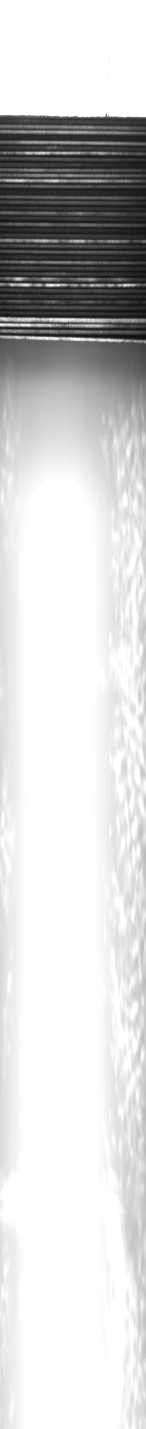
#> input picture HW_Image/20070907_160746_Cell_40.png, 1020 x 10000 px, given in place of 20070907_171232_Wafer_100_enhanced.png, which was not available (shown at 1/7 size)
$ python main.py   (older library calls are emulated)
#> lines starting #> are read from the running program, lines starting #| are printed output that depends on the picture; pictures that were not available may be replaced by others from this repository, and a replacement may not be noted
import cv2
import numpy as np
import matplotlib.pyplot as plt
from scipy.signal import find_peaks

def process_image(img_path):
    # 讀取圖像
    img = cv2.imread(img_path, cv2.IMREAD_GRAYSCALE)
#> img is the input picture: shape (10000, 1020); min 15, max 255, mean 212.1

    # 預處理
    blur = cv2.medianBlur(img, 9)
    copy_img = np.copy(blur)

    # Sobel邊緣檢測和直方圖均衡化
    y_sobel = cv2.Sobel(img, cv2.CV_16S, 0, 1)
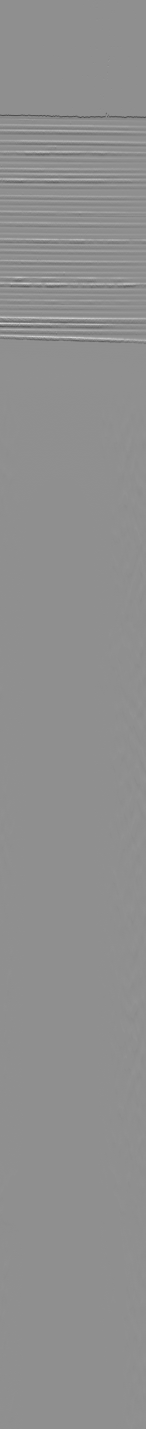
#> y_sobel: shape (10000, 1020) int16 (shown at 1/7 size); min -369, max 286, mean 0; drawn with min black and max white
    y_sobel = cv2.convertScaleAbs(y_sobel)
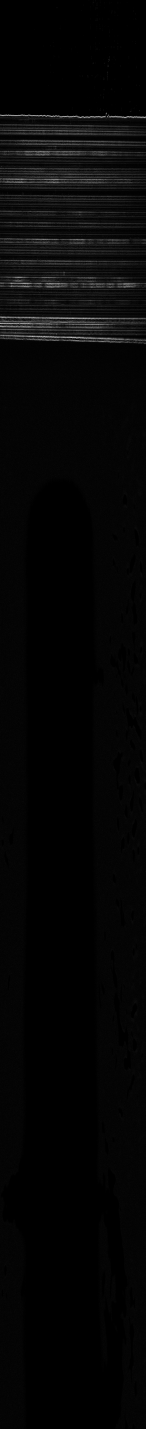
#> y_sobel: shape (10000, 1020) (shown at 1/7 size); min 0, max 255, mean 5.9
    dst = cv2.equalizeHist(y_sobel)
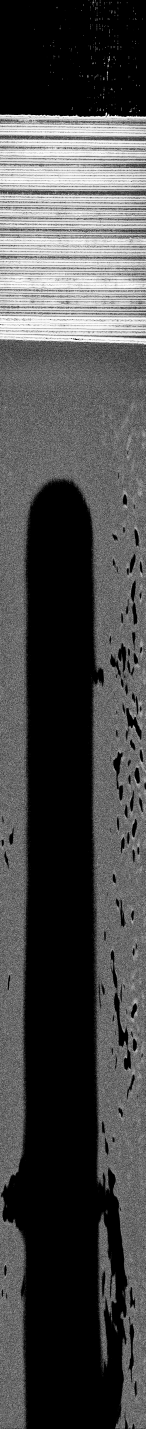
#> dst: shape (10000, 1020) (shown at 1/7 size); min 0, max 255, mean 73.1

    # 使用參考列找到ROI區域
    img_ref = dst[:, 300]
#> img_ref = 10000 values, max 255 at index 810, min 0 at index 0, mean 41.83
    start_idx = np.where(img_ref > 220)[0][0]
#> start_idx = 809
    end_idx = np.where(img_ref > 220)[0][-1]
#> end_idx = 2383

    # 調整ROI邊界
    if np.mean(img_ref[:500]) > 100:
        start_idx = 520
    if end_idx > 5000:
        end_idx -= 4180

    # 裁切ROI區域
    roi_img = copy_img[start_idx: end_idx]
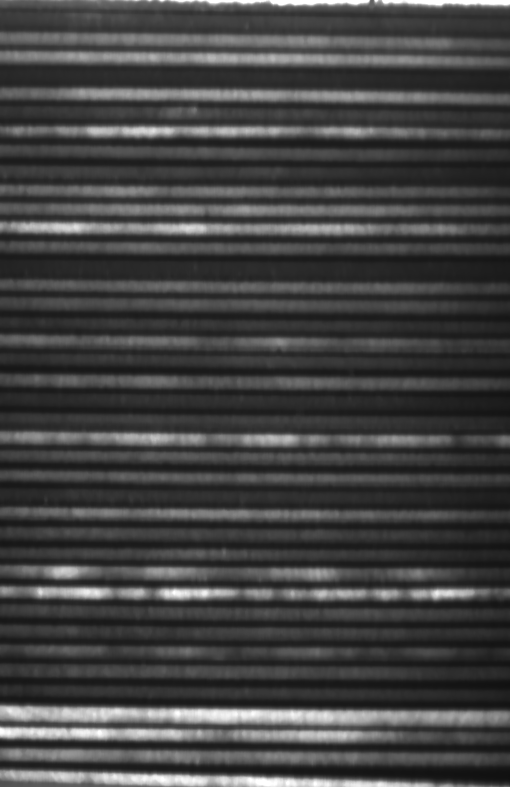
#> roi_img: shape (1574, 1020) (shown at 1/2 size); min 16, max 255, mean 66.9

    # 儲存ROI圖像
    cv2.imwrite('results/ROI_img.png', img[start_idx: end_idx])

    return roi_img, dst, start_idx, end_idx

def analyze_vertical_lines(roi_img):
    # 選擇多個垂直切片位置
    positions = [50, 200, 500, 800, 950]
    peak_counts = []
    all_peaks = []

    # 分析每個垂直切片
    for pos in positions:
        vertical_line = roi_img[:, pos]
        peaks, _ = find_peaks(vertical_line,
                            height=15,    # 最小高度
                            width=5,      # 最小寬度
                            distance=5)   # 最小間距
        peak_counts.append(len(peaks))
        all_peaks.append(peaks)

    # 計算平均片數
    avg_count = round(np.mean(peak_counts))

    return avg_count, peak_counts, all_peaks, positions

def visualize_results(roi_img, dst, peaks, positions, avg_count, base_name):
    # 創建更大的圖表
    plt.figure(figsize=(20, 15))

    # 調整子圖的相對大小
    grid = plt.GridSpec(3, 1, height_ratios=[1, 2, 1.5])

    # 顯示處理後的完整圖像
    plt.subplot(grid[0])
    plt.imshow(dst, cmap='gray')
    plt.title('Processed Image', fontsize=14)

    # 顯示ROI區域和檢測結果
    plt.subplot(grid[1])
    plt.imshow(roi_img, cmap='gray')
    # 只使用中間的切片（position[2] = 500）
    center_peaks = peaks[2]  # 使用中間的切片結果
    for peak in center_peaks:
        plt.axhline(y=peak, color='r', alpha=0.5)
    plt.title(f'ROI Region with Detected Lines (Count: {len(center_peaks)})', fontsize=14)

    # 顯示中間切片的投影曲線
    plt.subplot(grid[2])
    vertical_line = roi_img[:, positions[2]]  # 使用中間切片
    # 正規化投影曲線到0-1範圍
    normalized_line = (vertical_line - np.min(vertical_line)) / (np.max(vertical_line) - np.min(vertical_line))
    plt.plot(normalized_line, color='b', linewidth=2, label=f'Position {positions[2]}')
    plt.plot(center_peaks, normalized_line[center_peaks], "rx", markersize=10)
    plt.title('Normalized Vertical Projection with Peaks', fontsize=14)
    plt.grid(True)
    plt.legend(fontsize=12)

    # 調整圖片之間的間距
    plt.tight_layout(pad=3.0)

    # 儲存高解析度的圖片
    plt.savefig(f'results/{base_name}_results.png', dpi=300, bbox_inches='tight')
    plt.close()

if __name__ == '__main__':
    # 確保結果資料夾存在
    import os
    if not os.path.exists('results'):
        os.makedirs('results')

    img_title = ['20070907_171232_Wafer_100_enhanced.png']

    for title in img_title:
        try:
            print(f"\n處理圖片: {title}")
            image_path = f'HW_Image/{title}'

            # 處理圖像
            roi_img, dst, start_idx, end_idx = process_image(image_path)
#> start_idx = 809; end_idx = 2383

            # 分析垂直線
            avg_count, peak_counts, peaks, positions = analyze_vertical_lines(roi_img)
#> after the loop in analyze_vertical_lines, `for pos in positions:`: all_peaks = 5 items; peak_counts = [40, 40, 40, 39, 39]
#> in analyze_vertical_lines, `avg_count = round(np.mean(peak_counts))`: avg_count = 40
#> avg_count = 40; peak_counts = [40, 40, 40, 39, 39]; peaks = 5 items; positions = [50, 200, 500, 800, 950]

            # 視覺化結果
            base_name = title.split('.')[0]
            visualize_results(roi_img, dst, peaks, positions, avg_count, base_name)
#> in visualize_results, `center_peaks = peaks[2]`: center_peaks = 40 values from 39 to 1560
#> the loop in visualize_results, `for peak in center_peaks:` made 40 passes
#> peak on passes 1 to 12: 39, 78, 116, 152, 189, 225, 261, 304, 342, 382, 419, 456
#> in visualize_results, `vertical_line = roi_img[:, positions[2]]`: vertical_line = 1574 values, max 255 at index 0, min 26 at index 1364, mean 73.22
#> in visualize_results, `normalized_line = (vertical_line - np.min(vertical_line)) / (np.max(ve..`: normalized_line = 1574 values, max 1 at index 0, min 0 at index 1364, mean 0.206
#> in visualize_results, `plt.savefig(f'results/{base_name}_results.png', dpi=300, bbox_inches='..`:
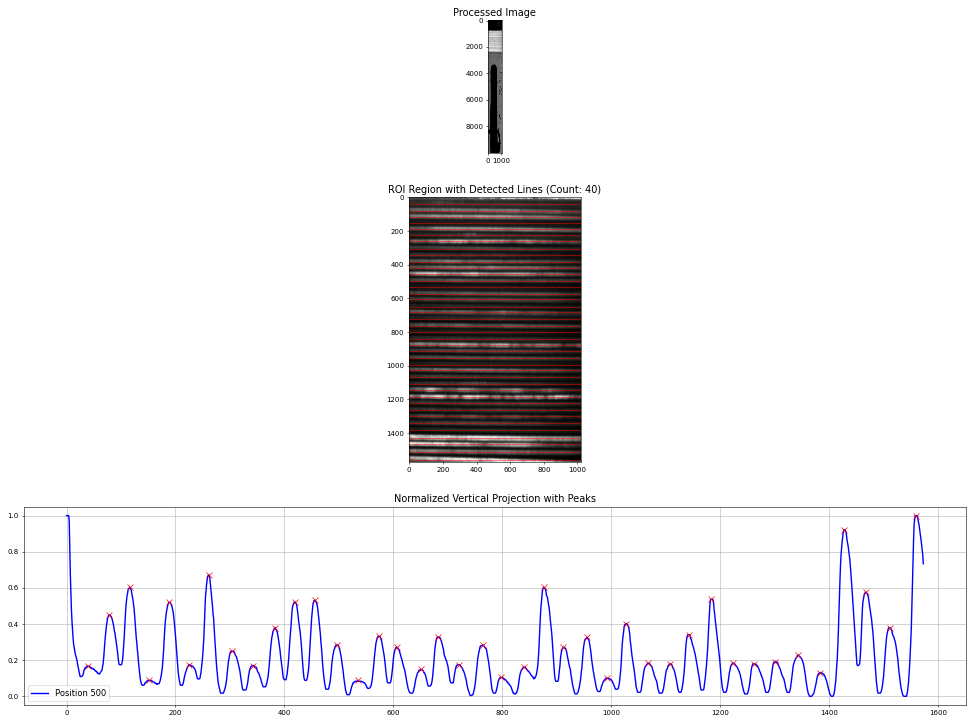
#> figure drawn by matplotlib, 3 panels; panel 3: curve peaks at x = 0, y = 1; panel 3: curve peaks at x = 1560, y = 1

            # 儲存統計資訊
            count_from_filename = int(title.split('_')[-1].split('.')[0])
            print(f"檔案名稱中的數量: {count_from_filename}")
            print(f"偵測到的平均數量: {avg_count}")
            print(f"各切片偵測數量: {peak_counts}")

        except Exception as e:
            print(f"處理圖片 {title} 時發生錯誤: {str(e)}")

$ run again, on HW_Image/20070907_162752_Cell_40.png
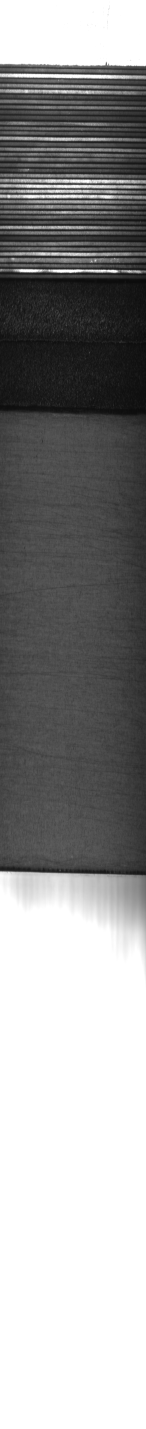
#> input picture HW_Image/20070907_162752_Cell_40.png, 1020 x 10000 px, given in place of 20070907_171232_Wafer_100_enhanced.png, which was not available (shown at 1/7 size)
#> in process_image, img is the input picture: shape (10000, 1020); min 9, max 255, mean 147.8
#> img_ref = 10000 values, max 255 at index 451, min 0 at index 0, mean 79.72
#> in process_image, `start_idx = np.where(img_ref > 220)[0][0]`: start_idx = 450
#> in process_image, `end_idx = np.where(img_ref > 220)[0][-1]`: end_idx = 6118
#> in process_image, `end_idx -= 4180`: end_idx = 1938
#> in process_image, `roi_img = copy_img[start_idx: end_idx]`:
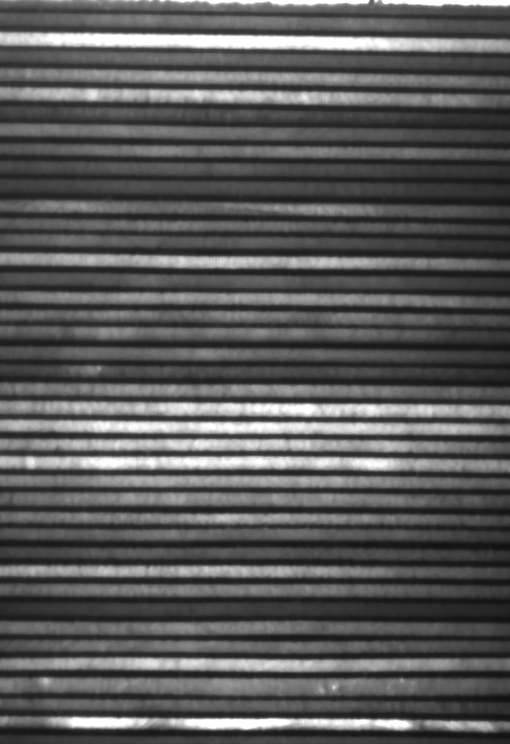
#> roi_img: shape (1488, 1020) (shown at 1/2 size); min 17, max 255, mean 89
#> `roi_img, dst, start_idx, end_idx = process_image(image_path)`: start_idx = 450; end_idx = 1938
#> after the loop in analyze_vertical_lines, `for pos in positions:`: all_peaks = 5 items; peak_counts = [40, 40, 40, 39, 39]
#> in analyze_vertical_lines, `avg_count = round(np.mean(peak_counts))`: avg_count = 40
#> `avg_count, peak_counts, peaks, positions = analyze_vertical_lines(roi_..`: peak_counts = [40, 40, 40, 39, 39]; peaks = 5 items; positions = [50, 200, 500, 800, 950]
#> center_peaks = 40 values from 41 to 1484
#> the loop in visualize_results, `for peak in center_peaks:` made 40 passes
#> peak on passes 1 to 8: 41, 82, 116, 153, 190, 227, 262, 300
#> vertical_line = 1488 values, max 255 at index 0, min 29 at index 1274, mean 102.2
#> normalized_line = 1488 values, max 1 at index 0, min 0 at index 1274, mean 0.324
#> in visualize_results, `plt.savefig(f'results/{base_name}_results.png', dpi=300, bbox_inches='..`:
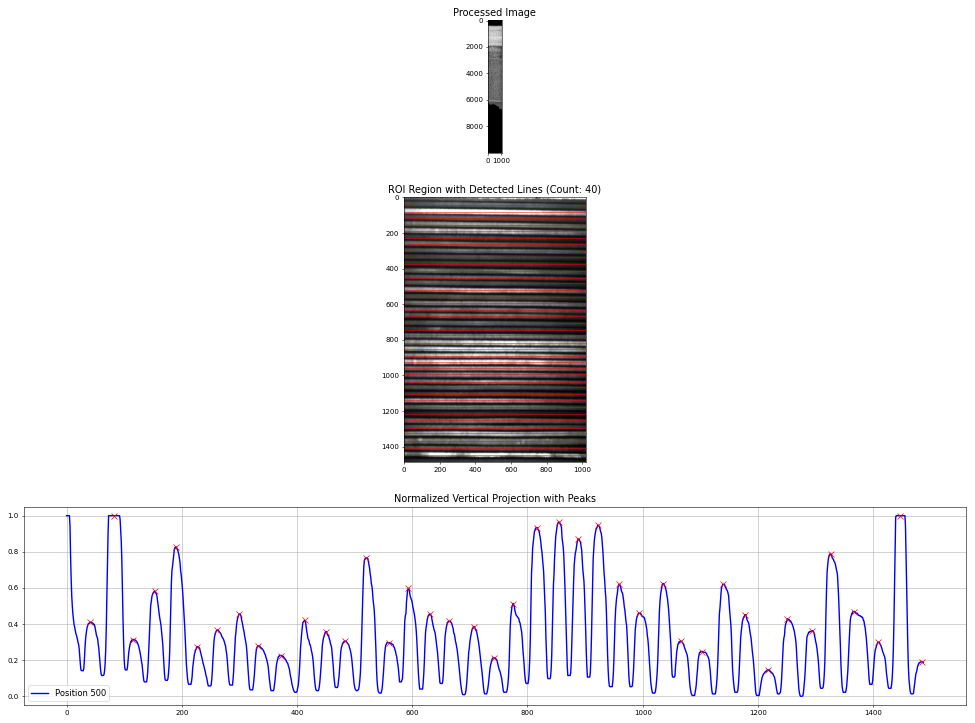
#> figure drawn by matplotlib, 3 panels; panel 3: curve peaks at x = 0, y = 1; panel 3: curve peaks at x = 82, y = 1
